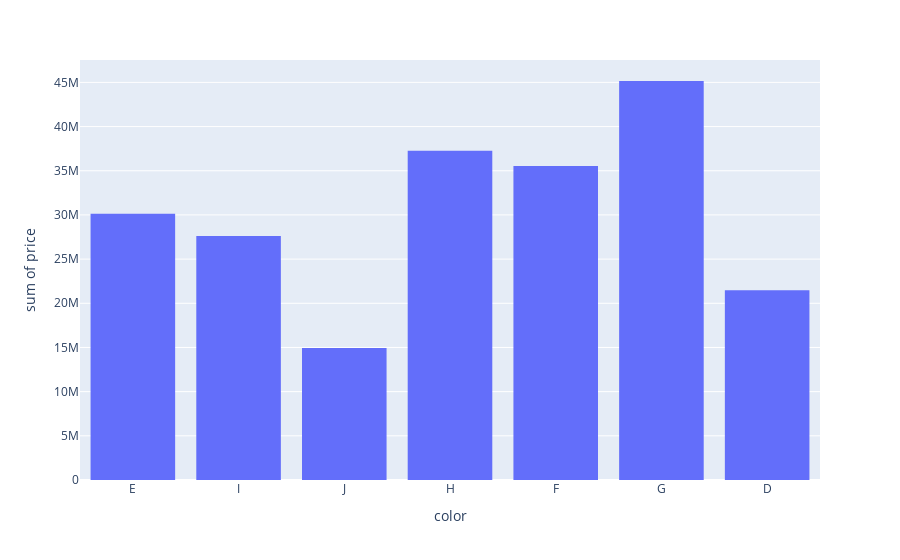

Notebook source saved alongside this figure:
### Markdown cell above
<table align="left">
    <tr>
        <td width="6%">
            <img src="question_icon.png">
        </td>
        <td>
            <div align="left", style="font-size:120%">
                <font color="#21618C">
                    <b> 14. Use the 'diamonds' data set from seaborn to plot the histogram of price by colors
                    </b>
                </font>
            </div>
        </td>
    </tr>
</table>

### Code cell
import plotly.express as px
fig=px.histogram(df_d, x='color',y='price')
fig.show()

### Figure 1 — Plotly figure (JSON) as saved in the notebook; plotly's stock layout.template omitted (floating-point values rounded to 4 significant figures; data arrays with more than 128 entries replaced by an {"elided": "..."} marker saying what was removed)
{"data": [{"alignmentgroup": "True", "bingroup": "x", "histfunc": "sum", "hovertemplate": "color=%{x}<br>sum of price=%{y}<extra></extra>", "legendgroup": "", "marker": {"color": "#636efa", "pattern": {"shape": ""}}, "name": "", "offsetgroup": "", "orientation": "v", "showlegend": false, "type": "histogram", "x": {"elided": "53940 str values"}, "xaxis": "x", "y": {"elided": "53940 int values"}, "yaxis": "y"}], "layout": {"barmode": "relative", "legend": {"tracegroupgap": 0}, "margin": {"t": 60}, "xaxis": {"anchor": "y", "domain": [0, 1], "title": {"text": "color"}}, "yaxis": {"anchor": "x", "domain": [0, 1], "title": {"text": "sum of price"}}}}
